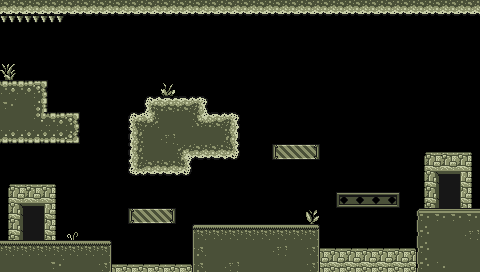

The image is a tile-based game level rendered from a .tmx file. Its description and source (layers, tilesets, objects; grid data summarised) follow:
An orthogonal 30x17 tile map with 16x16 px tiles, 1 tile layer (foreground) and 20 objects (14x solid, 2x fluid, checkpoint, spikes, exit, ...).

<map version="1.2" tiledversion="1.2.1" orientation="orthogonal" renderorder="right-down" width="30" height="17" tilewidth="16" tileheight="16" infinite="0" nextlayerid="5" nextobjectid="29">
 <tileset firstgid="1" name="gearboy" tilewidth="16" tileheight="16" tilecount="132" columns="11">
  <image source="../images/tiles/gearboy00.png" width="176" height="192" />
 </tileset>
 <layer id="2" name="foreground" width="30" height="17">
  <data>[510 cells, 196 non-empty, 54 distinct tile ids]</data>
 </layer>
 <objectgroup color="#aa0000" id="3" name="collision">
  <object id="1" type="solid" x="192" y="224" width="128" height="48" />
  <object id="2" type="solid" x="336" y="192" width="64" height="16" />
  <object id="3" type="solid" x="272" y="144" width="48" height="16" />
  <object id="4" type="solid" x="128" y="112" width="112" height="48" />
  <object id="5" type="solid" x="128" y="208" width="48" height="16" />
  <object id="6" type="solid" x="0" y="240" width="112" height="32" />
  <object id="7" type="solid" x="416" y="208" width="64" height="64" />
  <object id="8" type="solid" x="0" y="0" width="8" height="240" />
  <object id="9" type="solid" x="472" y="0" width="8" height="208" />
  <object id="10" type="solid" x="8" y="0" width="464" height="16" />
  <object id="14" type="solid" x="144" y="96" width="64" height="16" />
  <object id="15" type="solid" x="128" y="160" width="64" height="16" />
  <object id="16" type="solid" x="8" y="80" width="40" height="64" />
  <object id="17" type="solid" x="48" y="112" width="32" height="32" />
  <object id="18" type="fluid" x="112" y="256" width="80" height="16">
   <properties>
    <property name="id" type="int" value="1" />
   </properties>
  </object>
  <object id="19" type="fluid" x="320" y="240" width="96" height="32">
   <properties>
    <property name="id" type="int" value="0" />
   </properties>
  </object>
  <object id="20" type="checkpoint" x="288" y="105" width="16" height="16">
   <properties>
    <property name="id" type="int" value="0" />
   </properties>
  </object>
  <object id="22" type="spikes" x="9" y="17" width="55" height="8" />
  <object id="24" type="exit" x="244" y="252" width="12" height="12">
   <properties>
    <property name="id" type="int" value="0" />
    <property name="next_map" value="menu" />
    <property name="next_theme" value="gearboy" />
   </properties>
  </object>
  <object id="25" name="crate" type="prop" x="240" y="208" width="16" height="16">
   <properties>
    <property name="id" type="int" value="3" />
   </properties>
  </object>
 </objectgroup>
</map>
